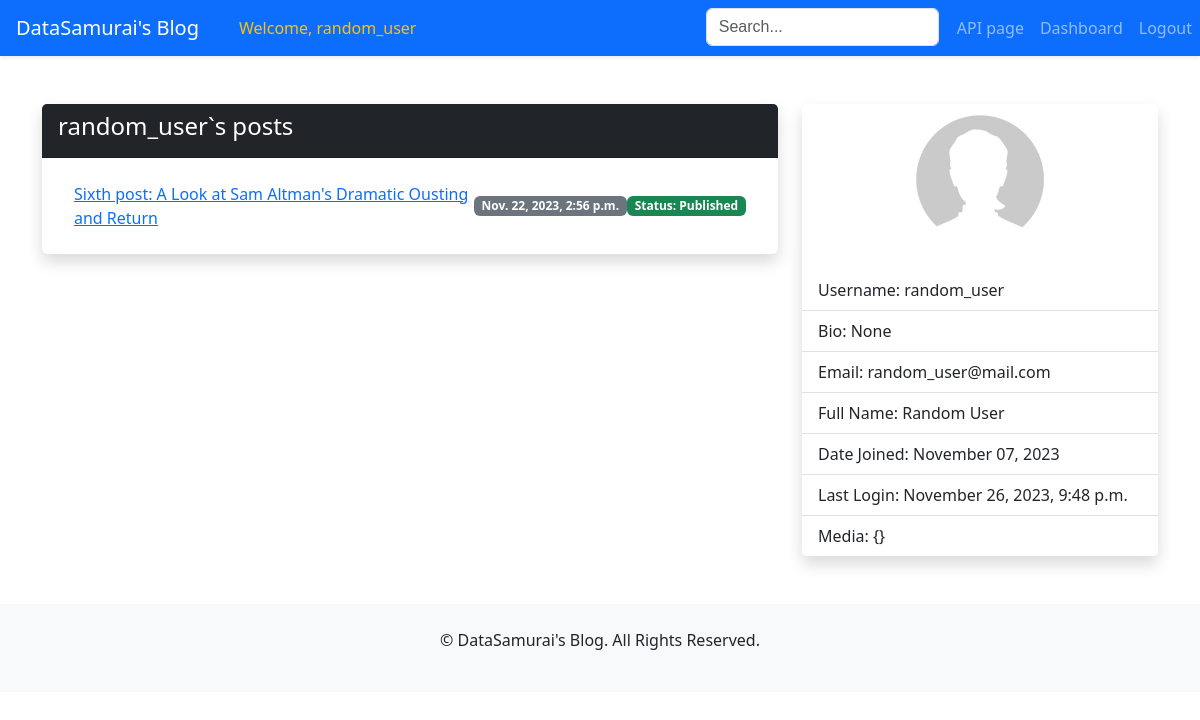
Before: /account/user/5/ with the older database file.
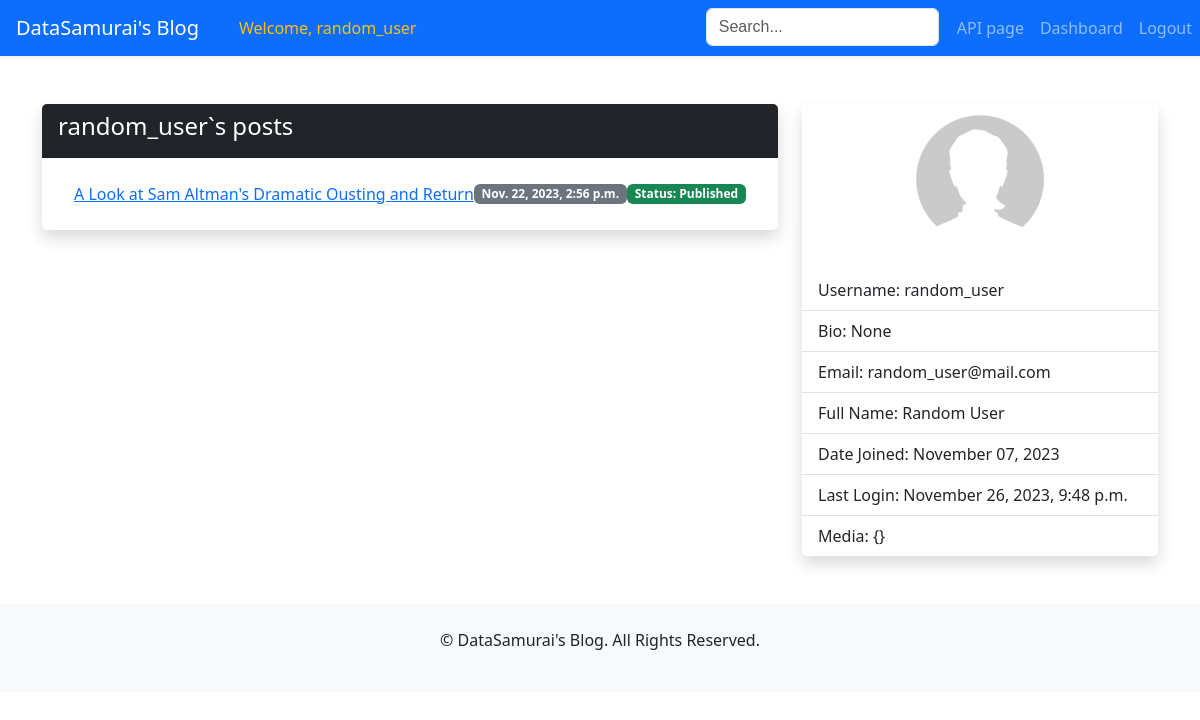
After: the same page with the newer database file.
### users/models.py (models this page shows, shortened)
class CustomUser(AbstractUser):
    is_banned = models.BooleanField(default=False)
    bio = models.CharField(max_length=200, blank=True, null=True, default=None)
    social_media = models.JSONField(default=dict, blank=True)
    profile_picture = models.ImageField(upload_to='profile_pictures/', blank=True, null=True)
    class Meta:
        ordering = ['id']

### posts/models.py (models this page shows, shortened)
class Post(models.Model):
    title = models.CharField(max_length=100, unique=True)
    content = RichTextField()
    category = models.ForeignKey('Category', on_delete=models.SET_NULL, null=True)
    author = models.ForeignKey(settings.AUTH_USER_MODEL, on_delete=models.SET_NULL, null=True)
    date_scheduled = models.DateTimeField(null=True, blank=True)
    date_published = models.DateTimeField(null=True, blank=True)
    views = models.PositiveIntegerField(default=0)
    is_published = models.BooleanField(default=False)
    class Meta:
        ordering = ['-date_published']

### users/views.py (the view)
# urls.py: path('user/<int:user_id>/', views.UserDetailView.as_view(), name='user_detail'),
class UserDetailView(DetailView):
    model = get_user_model()
    context_object_name = 'user'
    def get_object(self, queryset=None):
        user_id = self.kwargs.get('user_id')
        return get_object_or_404(self.model, pk=user_id)
    def get_template_names(self):
        if self.request.user == self.object:
            return 'users/user_detail_dashboard.html'
        return 'users/user_detail.html'
    def get_context_data(self, **kwargs):
        context = super().get_context_data(**kwargs)
        user_posts = self.object.post_set.all()
        context['user_posts'] = user_posts
        if self.request.user == self.object:
            context['post_views_and_comments'] = json.dumps(
                [(post.title, post.views, post.comment_set.count()) for post in user_posts]
            )
            context['is_subscribed'] = hasattr(self.object, 'email_subscriber')
        return context

### templates/users/user_detail.html (shortened to what this page needs)
{% extends 'base.html' %}
{% load static %}
{% block page_content %}
    <div class="row mt-4">
        {% if user.is_banned %}
            <div class="alert alert-warning" role="alert">
                This user is currently banned.
            </div>
        {% else %}
            <div class="col-md-8">
                <div class="card border-0 shadow">
                    <div class="card-header bg-dark text-white">
                        <h4>{{ user.username }}`s posts</h4>
                    </div>
                    <div class="card-body">
                        {% if user_posts %}
                            <ul class="list-group list-group-flush">
                                {% for post in user_posts %}
                                    <li class="list-group-item d-flex justify-content-between align-items-center">
                                        <a href="{% url 'post_detail' post.id %}">{{ post.title }}</a>
                                        <span class="badge bg-secondary">{{ post.date_published }}</span>
                                        {% if post.is_published %}
                                            <span class="badge bg-success">Status: Published</span>
                                        {% else %}
                                            <span class="badge bg-danger">Status: Unpublished</span>
                                        {% endif %}
                                    </li>
                                {% endfor %}
                            </ul>
                        {% else %}
                            <p class="text-muted">{{ user.username }} haven't written any posts yet.</p>
                        {% endif %}
                    </div>
                </div>
            </div>
            <div class="col-md-4">
                <div class="card border-0 shadow">
                    <div class="text-center mb-3">
                        <img alt="Profile Picture" style="max-width: 100%; height: auto; max-height: 150px;"
                             src="
                                     {% if user.profile_picture %}{{ user.profile_picture.url }}{% else %}{% static 'images/profile-placeholder.jpg' %}{% endif %}">
                    </div>
                    <ul class="list-group list-group-flush">
                        <li class="list-group-item">Username: {{ user.username }}</li>
                        <li class="list-group-item">Bio: {{ user.bio }}</li>
                        <li class="list-group-item">Email: {{ user.email }}</li>
                        <li class="list-group-item">Full Name: {{ user.first_name }} {{ user.last_name }}</li>
                        <li class="list-group-item">Date Joined: {{ user.date_joined|date:"F d, Y" }}</li>
                        <li class="list-group-item">Last Login: {{ user.last_login|date:"F d, Y, P" }}</li>
                        <li class="list-group-item">Media: {{ user.social_media }}</li>
                    </ul>
                </div>
            </div>
        {% endif %}
    </div>
{% endblock %}

### templates/base.html (shortened to what this page needs)
<!DOCTYPE html>
<html lang="en">
<head>
    <link href="https://cdn.jsdelivr.net/npm/bootstrap@5.3.1/dist/css/bootstrap.min.css" rel="stylesheet">
</head>
<body>
{% block navbar %}
    <nav class="navbar navbar-expand-lg navbar-dark bg-primary shadow-sm">
        <a class="navbar-brand px-3" href="{% url 'post_list' %}">DataSamurai's Blog</a>
        <div class="collapse navbar-collapse d-flex justify-content-between" id="navbarNav">
            <ul class="navbar-nav">
                {% if user.is_authenticated %}
                    <li class="nav-item">
                        <span class="nav-link text-warning font-weight-bold">Welcome, {{ user.username }}</span>
                    </li>
                {% else %}
                    <li class="nav-item invisible">
                        <span class="nav-link"></span>
                    </li>
                {% endif %}
            </ul>
            <ul class="navbar-nav">
                <form method="GET" action="{% url 'search_results' %}" class="form-inline my-2 my-lg-0"
                      style="margin-right: 10px; margin-left: 10px;">
                    <input type="text" class="form-control" name="query" placeholder="Search..."
                           style="font-family: Arial, 'Font Awesome 5 Free'; background-position: 10px 10px; background-repeat: no-repeat;"
                           aria-label="Search">
                </form>
                <li class="nav-item">
                    <a class="nav-link btn btn-light" href="{% url 'api_post_list' %}">API page</a>
                </li>
                {% if user.is_authenticated %}
                    <li class="nav-item">
                        <a class="nav-link btn btn-light mr-2"
                           href="{% url 'user_detail' user_id=user.id %}">Dashboard</a>
                    </li>
                    <li>
                        <a href="{% url 'logout' %}" class="nav-link btn btn-danger">Logout</a>
                    </li>
                {% endif %}
            </ul>
        </div>
    </nav>
{% endblock %}
<div class="container my-4">
    {% block page_content %}{% endblock page_content %}
</div>
<footer class="text-center py-4 mt-5 bg-light">
    <p>&copy; {{ now.year }} DataSamurai's Blog. All Rights Reserved.</p>
</footer>
</body>
</html>

Changed rows visible on the page:
changed Post: title "Sixth post: A Look at Sam Altman's Dramatic Ousting and Return" → "A Look at Sam Altman's Dramatic Ousting and Return"
